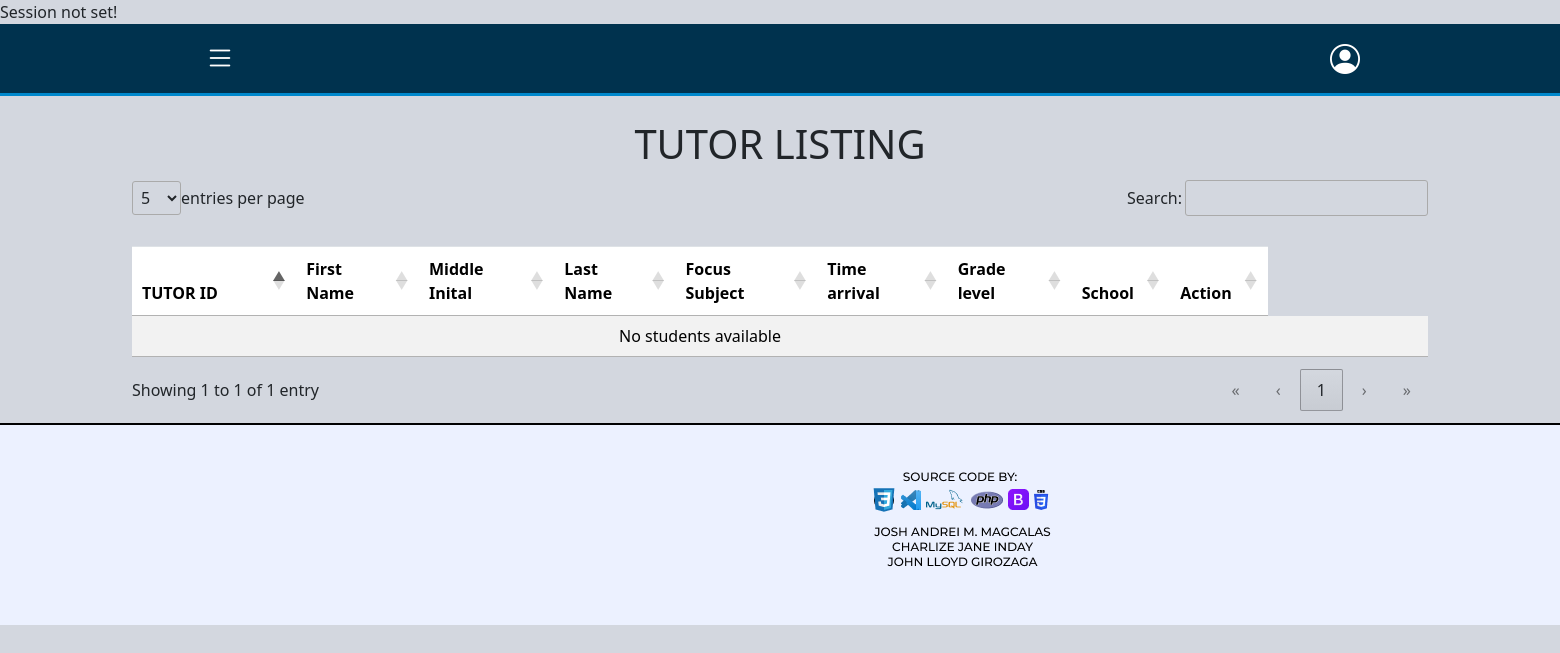
Page /website/tutorial-listing.php on the earlier database version.
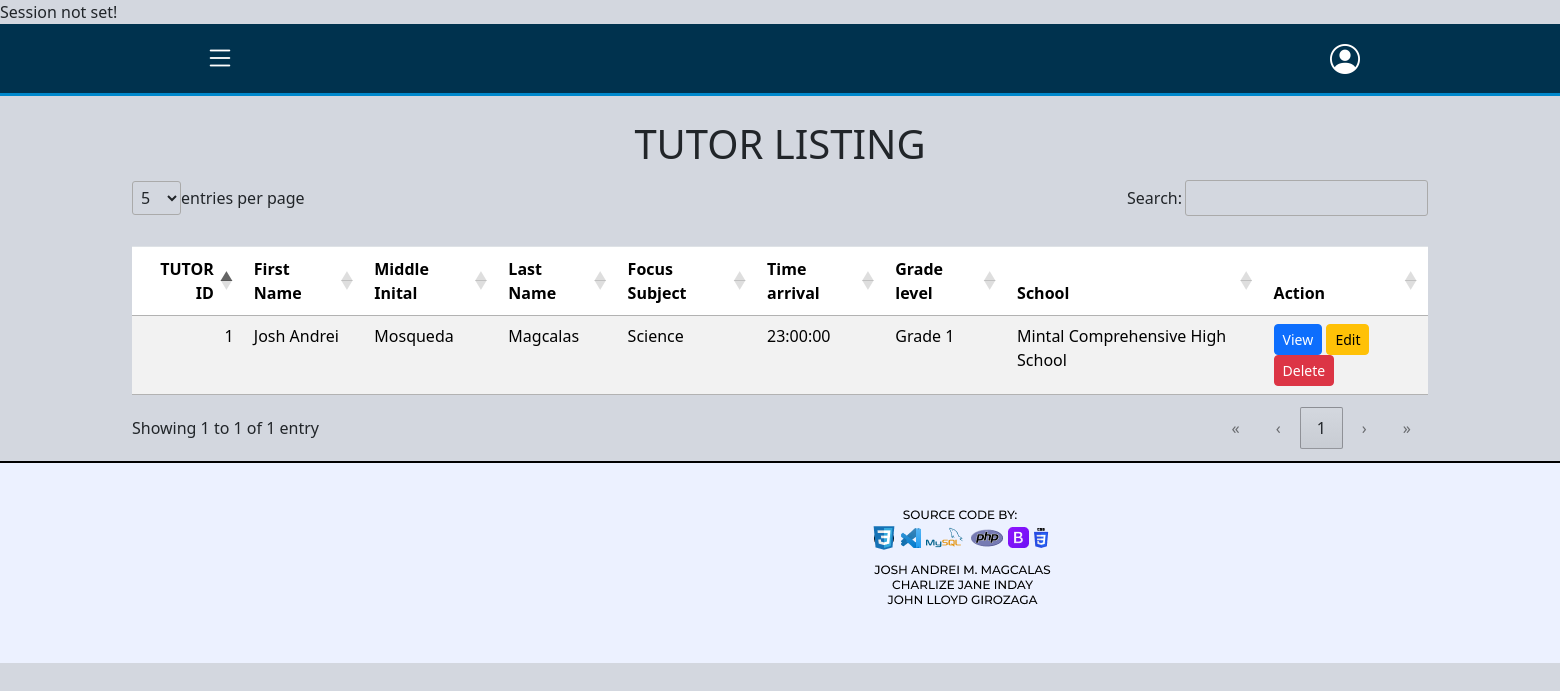
Same page on the later database version.
### tables this page shows
CREATE TABLE `tbl_tutor_info` (
  `tutorial_id` int(11) NOT NULL,
  `date_start` date NOT NULL,
  `school` text NOT NULL,
  `grade_level` enum('Grade 1','Grade 2','Grade 3','Grade 4','Grade 5','Grade 6') NOT NULL,
  `time_arrival` time NOT NULL,
  `focus_subject` varchar(12) NOT NULL,
  `last_name` varchar(50) NOT NULL,
  `first_name` varchar(80) NOT NULL,
  `middle_name` varchar(50) DEFAULT NULL,
  `birthdate` date NOT NULL,
  `sex` enum('male','female') NOT NULL,
  `street` text NOT NULL,
  `city` varchar(50) NOT NULL,
  `zip_code` int(4) NOT NULL,
  `emergency_fullname` varchar(100) NOT NULL,
  `emergency_relationship` enum('Father','Mother','Guardian','Others') NOT NULL,
  `emergency_address` text NOT NULL,
  `emergency_contact_no` int(11) NOT NULL,
  `created_by` int(11) NOT NULL,
  `date_created` timestamp NOT NULL DEFAULT current_timestamp(),
  `updated_by` int(11) NOT NULL,
  `date_updated` timestamp NOT NULL DEFAULT current_timestamp(),
  `isactive` tinyint(1) NOT NULL DEFAULT 1
);

### website/tutorial-listing.php (the view, shortened to what this page needs)
<?php
include "../database/dbconnect.php";
try {
    $kindergarten1_students = [];
    $kindergarten2_students = [];
    $queries = [
        "SELECT * FROM tbl_tutor_info;",
        "SELECT * FROM tbl_tutor_info;",
        "SELECT * FROM tbl_tutor_info"
    ];
    foreach ($queries as $index => $query) {
        if ($conn->multi_query($query)) {
            do {
                if ($result = $conn->store_result()) {
                    while ($row = $result->fetch_assoc()) {
                        if ($index == 0) {
                            $nursery_students[] = $row;
                        } elseif ($index == 1) {
                            $kindergarten1_students[] = $row;
                        } elseif ($index == 2) {
                            $kindergarten2_students[] = $row;
                        }
                    }
                }
            } while ($conn->next_result());
        } else {
            throw new Exception("Query Failed: " . $conn->error);
        }
    }
} catch (Exception $e) {
    echo "Error: " . $e->getMessage();
}
?>
<!DOCTYPE html>
<html lang="en">
<head>
    <link rel="stylesheet" href="/bootstrap/css/bootstrap.css">
    <link rel="stylesheet" href="/DataTables/datatables.min.css">
    <link href="https://cdn.jsdelivr.net/npm/bootstrap@4.6.2/dist/css/bootstrap.min.css" rel="stylesheet">
    <link href="https://cdn.jsdelivr.net/npm/bootstrap@5.3.2/dist/css/bootstrap.min.css" rel="stylesheet">
    <link href="https://cdn.jsdelivr.net/npm/bootstrap-icons/font/bootstrap-icons.css" rel="stylesheet">
    <link rel="stylesheet" href="https://cdnjs.cloudflare.com/ajax/libs/font-awesome/6.7.2/css/all.min.css">
    <link rel="stylesheet" href="../DataTables/datatables.css">
    <link rel="stylesheet" href="https://cdn.datatables.net/1.13.6/css/jquery.dataTables.min.css">
</head>
<body>
    <?php include"../Layouts/navbar.php"?>
    <div class="container mt-4">
        <h1 class="text-center">TUTOR LISTING</h1>
            <table id="nursery-list" class="table table-striped mt-3">
                <thead>
                    <tr>
                        <th>TUTOR ID</th>
                        <th>First Name</th>
                        <th>Middle Inital</th>
                        <th>Last Name</th>
                        <th>Focus Subject</th>
                        <th>Time arrival</th>
                        <th>Grade level</th>
                        <th>School</th>
                        <th>Action</th>
                    </tr>
                </thead>
                <tbody>
                <?php if (!empty($nursery_students)): ?>
                    <?php foreach ($nursery_students as $row): ?>
                        <tr>
                        <td><?= htmlspecialchars($row['tutorial_id']) ?></td>
                        <td><?= htmlspecialchars($row['first_name']) ?></td>
                        <td><?= htmlspecialchars($row['middle_name']) ?></td>
                        <td><?= htmlspecialchars($row['last_name']) ?></td>
                        <td><?= htmlspecialchars($row['focus_subject']) ?></td>
                        <td><?= htmlspecialchars($row['time_arrival']) ?></td>
                        <td><?= htmlspecialchars($row['grade_level']) ?></td>
                        <td><?= htmlspecialchars($row['school']) ?></td>
                            <td>
                            <button type="button" class="btn btn-primary btn-sm view-student-btn" data-id="<?= htmlspecialchars($row['tutorial_id']) ?>" data-toggle="modal" data-target="#student-view">
                                View
                            </button>
                            <a class="btn btn-warning btn-sm edit-btn" href="update-tutorial-form.php?student_id=<?= htmlspecialchars($row['tutorial_id']); ?>">
                                    Edit
                                </a>
                                <form action="../database/db_delete_tutorial.php" method="POST" onsubmit="return confirm('Are you sure you want to delete this student?');" class="d-inline">
                                    <button type="submit" class="btn btn-danger btn-sm" >Delete</button>
                                </form>
                            </td>
                        </tr>
                        <?php endforeach; ?>
                    <?php else: ?>
                        <tr>
                            <td colspan="9" class="text-center">No students available</td>
                        </tr>
                    <?php endif; ?>
                </tbody>
            </table>
    </div>
    <div class="footer">
        <img src="../images/FOOTER.png" alt="Footer" class="footer-img">
    </div>
</body>
</html>

Differences in the rows shown:
added tbl_tutor_info: tutorial_id "1", first_name "Josh Andrei", middle_name "Mosqueda", last_name "Magcalas", focus_subject "Science", time_arrival "23:00:00", grade_level "Grade 1", school "Mintal Comprehensive High School"
Other differences:
text no longer shown: "No students available"
